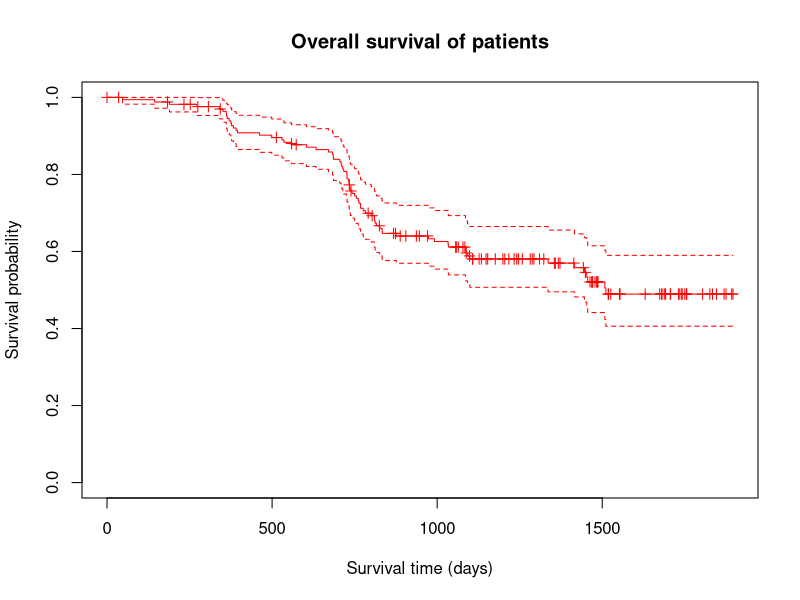
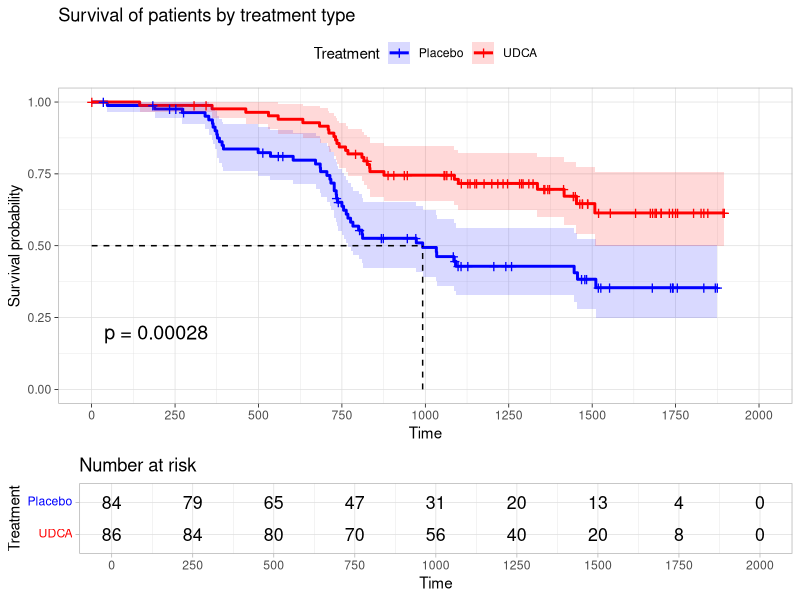
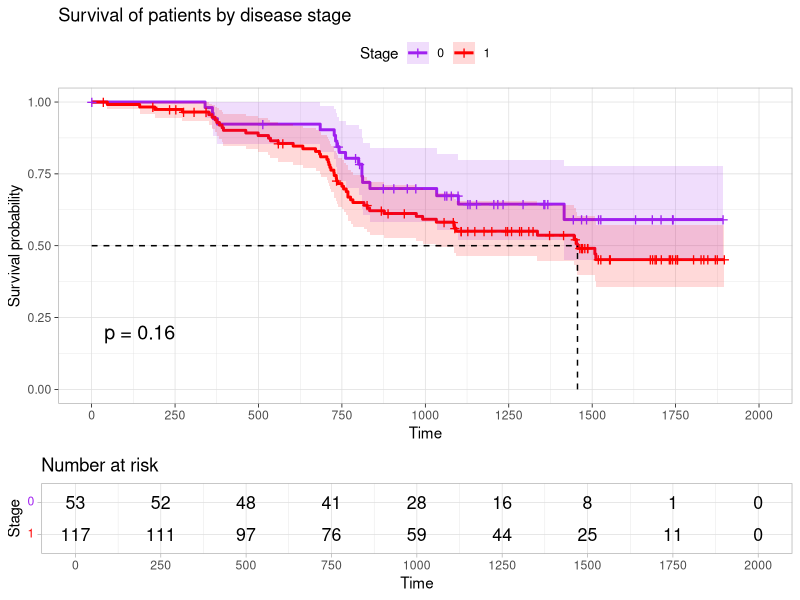

R code for these plots, in order: (Note: this script raises an error after producing the figures.)
## ---- chunk 1
knitr::opts_chunk$set(echo = TRUE)
library("survival")
library("ggplot2")
library("ggfortify")
library("survminer")
## ---- chunk 2
udca_data<-udca1
attach(udca_data)
head(udca_data)
udca_data$surv=Surv(time = futime,
                    event=status==1)
plot(x=udca_data$surv, col='red',
     main="Overall survival of patients",
     xlab="Survival time (days)", ylab="Survival probability",
     mark.time=T)
## ---- chunk 3
udca_data_nozeros = udca_data[udca_data$futime>0,]
## ---- chunk 4
udca_trt=survfit(surv~trt,data = udca_data)
ggsurvplot(fit = udca_trt, data = udca_data,
           conf.int = T, conf.int.alpha=0.15,
           title = "Survival of patients by treatment type",
           
           censor=T, risk.table = T,
           surv.median.line = "hv",
           
           legend.labs=c("Placebo","UDCA"), legend.title="Treatment",
           break.time.by=250, pval = T,
           palette = c("blue","red"), ggtheme = theme_light())

survdiff(surv~trt,
         data=udca_data)
## ---- chunk 5
udca_stage=survfit(surv~stage,
                   data=udca_data)

ggsurvplot(fit = udca_stage, data = udca_data,
           title="Survival of patients by disease stage",
           pval = T, conf.int = T, conf.int.alpha=0.15,
           censor=T, surv.median.line = "hv",
           legend.labs = c("0","1"), legend.title = "Stage",
           palette = c("purple","red"),
           risk.table = T,
           ggtheme = theme_light(),
           break.time.by = 250)

survdiff(surv~stage,
         data=udca_data)
## ---- chunk 6
udca_bili = survfit(formula = surv ~ bili > 1.2,
                    data = udca_data)

ggsurvplot(fit = udca_bili, title = "Survival of patients by bilirubin levels",
  conf.int = T, conf.int.alpha = 0.15, censor = T,
  surv.median.line = 'hv', pval = T,
  legend.labs = c("<=1.2", ">1.2"), legend.title = "Bilirubin level",
  palette = c("skyblue4", "springgreen4"), risk.table = T,
  ggtheme = theme_light(),
  break.time.by = 250)

survdiff(formula = surv ~ bili > 1.2,
         data = udca_data)
## ---- chunk 7
layout(matrix(c(1,2,3,3),ncol=2,byrow = T))
hist(x = udca_data[udca_data$trt == 0, ]$bili,
  breaks = 15,
  col = "skyblue4",
  xlab = "Bilirubin level",
  main = "Histogram of bilirubin level (placebo group)")
hist(x = udca_data[udca_data$trt==1,]$bili,
     breaks = 15,
     col = "springgreen4",
     xlab = "Bilirubin level",
     main = "Histogram of bilirubin level (treatment group)")
boxplot(formula = bili~as.factor(trt),
        data = udca_data,
        main = "Boxplot of bilirubin level by treatment group",
        ylab = "Treatment type",
        xlab = "Bilirubin level",
        names = c("Placebo","Treatment"),
        col = c("skyblue4","springgreen4"),
        horizontal = T)
## ---- chunk 8
layout(matrix(1))
## ---- chunk 9
bili_data_hi=udca_data[udca_data$bili>1.2,]
bili_data_lo=udca_data[udca_data$bili<=1.2,]
bili_hi=survfit(surv~trt,
                data=bili_data_hi)
bili_lo=survfit(surv~trt,
                data=bili_data_lo)
bili_lo_plot=ggsurvplot(fit = bili_hi,
           data=bili_data_hi,
           title="High bilirubin level",
           legend.labs=c("Placebo","UDCA"),
           legend.title="Treatment",
           break.time.by=250,
           censor=F,
           palette = c("blue","red"),
           ggtheme = theme_light())
bili_hi_plot=ggsurvplot(fit = bili_lo,
           data=bili_data_lo,
           title="Low bilirubin level",
           legend.labs=c("Placebo","UDCA"),
           legend.title="Treatment",
           break.time.by=250,
           censor=F,
           palette = c("blue","red"),
           ggtheme = theme_light())
bili_plot_list=list(bili_lo_plot, bili_hi_plot)
bili_plots=arrange_ggsurvplots(bili_plot_list)
## ---- chunk 10
summary(udca_data[udca_data$trt==0,4])
summary(udca_data[udca_data$trt==1,4])
## ---- chunk 11
udca_risk = survfit(formula=surv~riskscore>=6,
                  data=udca_data)
ggsurvplot(fit = udca_risk,
           title = "Survival of patients by risk score",
           conf.int = T, conf.int.alpha=0.2,
           censor = T,
           surv.median.line = 'hv', pval=T,
           legend.labs=c("<6",">=6"), legend.title="Risk score",
           palette = c("dodgerblue3","violetred3"),
           risk.table = T,
           ggtheme = theme_light(),
           break.time.by=250)
survdiff(formula = surv~riskscore>6,
         data = udca_data)
## ---- chunk 12
layout(matrix(c(1,2,3,3),ncol=2,byrow = T))
hist(x = udca_data[udca_data$trt==0,]$riskscore,
     breaks = 15,
     col="dodgerblue3",
     xlab="Risk score",
     main="Histogram of risk score (placebo group)",)
hist(x = udca_data[udca_data$trt==1,]$riskscore,
     breaks = 15,
     col="violetred3",
     xlab="Risk score",
     main="Histogram of risk score (treatment group)")
boxplot(formula=riskscore~as.factor(trt),
        data = udca_data,
        main="Boxplots of risk score by treatment group",
        ylab = "Treatment type",
        xlab="Risk score",
        names=c("Placebo","Treatment"),
        col=c("dodgerblue3","violetred3"),
        horizontal = T)
## ---- chunk 13
layout(matrix(1))
## ---- chunk 14
score_data_hi=udca_data[udca_data$riskscore>=6,]
score_data_lo=udca_data[udca_data$riskscore<6,]
score_hi=survfit(surv~trt,
                 data = score_data_hi)
score_lo=survfit(surv~trt,
                 data = score_data_lo)
score_lo_plot=ggsurvplot(fit = score_lo,
                        data=score_data_lo,
                        title="Low risk score",
                        legend.labs=c("Placebo","UDCA"),
                        legend.title="Treatment",
                        break.time.by=250,
                        censor=F,
                        palette = c("blue","red"),
                        ggtheme = theme_light())
score_hi_plot=ggsurvplot(fit = score_hi,
                        data=score_data_hi,
                        title="High risk score",
                        legend.labs=c("Placebo","UDCA"),
                        legend.title="Treatment",
                        break.time.by=250,
                        censor=F,
                        palette = c("blue","red"),
                        ggtheme = theme_light())
score_plot_list=list(score_lo_plot, score_hi_plot)
score_plots=arrange_ggsurvplots(score_plot_list)
## ---- chunk 15
fit1=coxph(surv~trt+stage+bili+riskscore,
           data = udca_data)
summary(fit1)
ggforest(fit1, fontsize = 0.8,
         data = udca_data)
## ---- chunk 16
cox.zph(fit1)
## ---- chunk 17
udca_trt_nozeros=survfit(surv~trt,
                         data=udca_data_nozeros)
loglogtrt=ggsurvplot(fit=udca_trt_nozeros,
           data=udca_data_nozeros,
           fun="cloglog",
           title="log-log survival of patients by treatment type",
           
           xlim=c(min(udca_trt_nozeros$time),
                  max(udca_trt_nozeros$time)),
           
           legend.labs=c("Placebo","UDCA"),
           legend.title="Treatment",
           xlab="Time in days (log scale)",
           
           palette = c("blue","red"),
           censor=F,
           ggtheme = theme_gray())

# log log plots for stage ----
udca_stage_nozeros=survfit(surv~stage,
                           data=udca_data_nozeros)
loglogstage=ggsurvplot(fit=udca_stage_nozeros,
           data=udca_data_nozeros,
           fun="cloglog",
           title="log-log survival of patients by disease stage",
           
           xlim=c(min(udca_stage_nozeros$time),
                  max(udca_stage_nozeros$time)),

           legend.labs=c("0","1"),
           legend.title="Stage",
           xlab="Time in days (log scale)",
           
           palette = c("purple","red"),
           censor=F,
           ggtheme = theme_gray())

# loglog plots for bilirubin levels ----
udca_bili_nozeros=survfit(surv~bili>1.2,
                          data=udca_data_nozeros)
loglogbili=ggsurvplot(fit=udca_bili_nozeros,
           data=udca_data_nozeros,
           fun="cloglog",
           title="log-log survival of patients by bilirubin level",
           
           xlim=c(min(udca_bili_nozeros$time),
                  max(udca_bili_nozeros$time)),
           
           legend.labs=c("<=1.2",">1.2"),
           legend.title="Bilirubin level",
           xlab="Time in days (log scale)",
           
           palette = c("skyblue4", "springgreen4"),
           censor=F,
           ggtheme = theme_gray())

# loglog plot for risk score ----
udca_risk_nozeros=survfit(surv~riskscore>=6,
                          data=udca_data_nozeros)
loglogrisk=ggsurvplot(fit=udca_risk_nozeros,
           data=udca_data_nozeros,
           fun="cloglog",
           title="log-log survival of patients by risk score",
           
           xlim=c(min(udca_bili_nozeros$time),
                  max(udca_bili_nozeros$time)),
           
           legend.labs=c("<=6",">6"),
           legend.title="Risk score",
           xlab="Time in days (log scale)",
           palette = c("dodgerblue3","violetred3"),
           censor=F,
           ggtheme = theme_gray())

# plot all log log plots from a list
logloglist=list(loglogtrt,
                loglogbili,
                loglogstage,
                loglogrisk)
arrange_ggsurvplots(x = logloglist,
                    nrow=2,
                    title = "log log plots")
## ---- chunk 18
par(mfrow=c(2,2))
mean_df_1=data.frame(t(colMeans(x = udca_data[3:5],
                              na.rm = T,dims = 1)))
plot(survfit(coxph(surv~stage+bili+riskscore+strata(trt),
                   data = udca_data),
             newdata = mean_df_1),
     col=c("blue","red"),
     lwd=3,
     conf.int = F,
     main="Observed vs expected plots by treatment",
     xlab="Time (days)",
     ylab = "Survival")
par(new=T)
plot(udca_trt,
     col=c("blue","red"),
     axes=F)
legend("bottomleft",
       legend = c("Expected (placebo)","Expected (treatment)",
                  "Observed (placebo)","Observed (treatment)"),
       lwd = c(3,3,1,1),
       col = c("blue","red","blue","red"),
       text.width = 0,
       x.intersp=0.2,
       y.intersp = 0.5,
       box.lty = 0)

# stage ----
mean_df_2=data.frame(t(colMeans(x = udca_data[c(2,4:5)],
                                na.rm = T,dims = 1)))
plot(survfit(coxph(surv~trt+bili+riskscore+strata(stage),
                   data = udca_data),
             newdata = mean_df_2),
     col=c("purple","red"),
     lwd=3,
     conf.int = F,
     main="Observed vs expected plots by stage",
     xlab="Time (days)",
     ylab = "Survival")
par(new=T)
plot(udca_stage,
     col=c("purple","red"),
     axes=F)
legend("bottomleft",
       legend = c("Expected (stage 0)","Expected (stage 1)",
                  "Observed (stage 0)","Observed (stage 1)"),
       lwd = c(3,3,1,1),
       col = c("purple","red","purple","red"),
       text.width = 0,
       x.intersp=0.2,
       y.intersp = 0.5,
       box.lty = 0)

# bilirubin ----
mean_df_3=data.frame(t(colMeans(x = udca_data[c(2,3,5)],
                                na.rm = T,dims = 1)))
plot(survfit(coxph(surv~trt+stage+riskscore+strata(bili>1.2),
                   data = udca_data),
             newdata = mean_df_3),
     col=c("skyblue4","springgreen4"),
     lwd=3,
     conf.int = F,
     main="Observed vs expected plots by bilirubin level",
     xlab="Time (days)",
     ylab = "Survival")
par(new=T)
plot(udca_bili,
     col=c("skyblue4","springgreen4"),
     axes=F)
legend("bottomleft",
       legend = c("Expected (<=1.2)","Expected (>1.2)",
                  "Observed (<=1.2)","Observed (>1.2)"),
       lwd = c(3,3,1,1),
       col = c("skyblue4","springgreen4","skyblue4","springgreen4"),
       text.width = 0,
       x.intersp=0.2,
       y.intersp = 0.5,
       box.lty = 0)

# riskscore ----
mean_df_4=data.frame(t(colMeans(x = udca_data[2:4],
                                na.rm = T,dims = 1)))
plot(survfit(coxph(surv~trt+stage+bili+strata(riskscore>=6),
                   data = udca_data),
             newdata = mean_df_4),
     col=c("dodgerblue3","violetred3"),
     lwd=2,
     lty = ("dotted"),
     conf.int = F,
     main="Observed vs expected plots by risk score",
     xlab="Time (days)",
     ylab = "Survival")
par(new=T)
plot(udca_risk,
     col=c("dodgerblue3","violetred3"),
     axes=F)
legend("bottomleft",
       legend = c("Expected (<6)","Expected (>=6)",
                  "Observed (<6)","Observed (>=6)"),
       lty = c("dotted","dotted","solid","solid"),
       lwd = c(3,3,1,1),
       col = c("dodgerblue3","violetred3","dodgerblue3","violetred3"),
       text.width = 0,
       x.intersp=0.2,
       y.intersp = 0.5,
       box.lty = 0)
## ---- chunk 19
par(mfrow=c(1,1))
## ---- chunk 20
ggcoxzph(fit=cox.zph(fit1),
         ggtheme = theme_light())
## ---- chunk 21
# add indicator column for high bilirubin level ----
for(i in 1:length(udca_data[,1])){
        if (udca_data$bili[i]>1.2){udca_data$biliHi[i]=1}
        else {udca_data$biliHi[i]=0}
}

# add indicator column for high risk score ----
# takes care of NA first then does the others
for(i in 1:length(udca_data[,1])){
        if (is.na(udca_data$riskscore[i])){udca_data$highRisk[i] = NA}
        else if (udca_data$riskscore[i] >= 6){udca_data$highRisk[i] = 1}
        else {udca_data$highRisk[i]=0}
}
udca_bili_bin=survfit(formula = surv~biliHi,
                      data = udca_data)
## ---- chunk 22
fit2=coxph(formula = surv~trt+stage+biliHi+highRisk,
           data = udca_data)
ggforest(fit2,fontsize = 0.8,
         data = udca_data)
## ---- chunk 23
cox.zph(fit2)
ggcoxzph(fit = cox.zph(fit2),
         ggtheme = theme_light())
## ---- chunk 24
fit_stage_cont = coxph(formula = surv~trt+bili+riskscore+strata(stage),
                       data = udca_data)
fit_stage_indicator=coxph(formula = surv~trt+biliHi+highRisk+strata(stage),
                          data = udca_data)
summary(fit_stage_indicator)
summary(fit_stage_cont)
## ---- chunk 25
# assessment of stratified models ----
cox.zph(fit_stage_indicator)
cox.zph(fit_stage_cont)
ggcoxzph(fit = cox.zph(fit_stage_indicator),caption = "Indicator model",
         ggtheme = theme_light())
ggcoxzph(fit = cox.zph(fit_stage_cont),caption="Continuous model",
         ggtheme = theme_light())
## ---- chunk 26
fit_stage_interact_indicator=coxph(surv~(trt+biliHi+highRisk)*strata(stage),
                                   data = udca_data)
fit_stage_interact_cont=coxph(surv~(trt+bili+riskscore)*strata(stage),
                              data = udca_data)
summary(fit_stage_interact_indicator)
summary(fit_stage_interact_cont)
anova(fit_stage_interact_indicator,fit_stage_indicator)
anova(fit_stage_interact_cont,fit_stage_cont)
